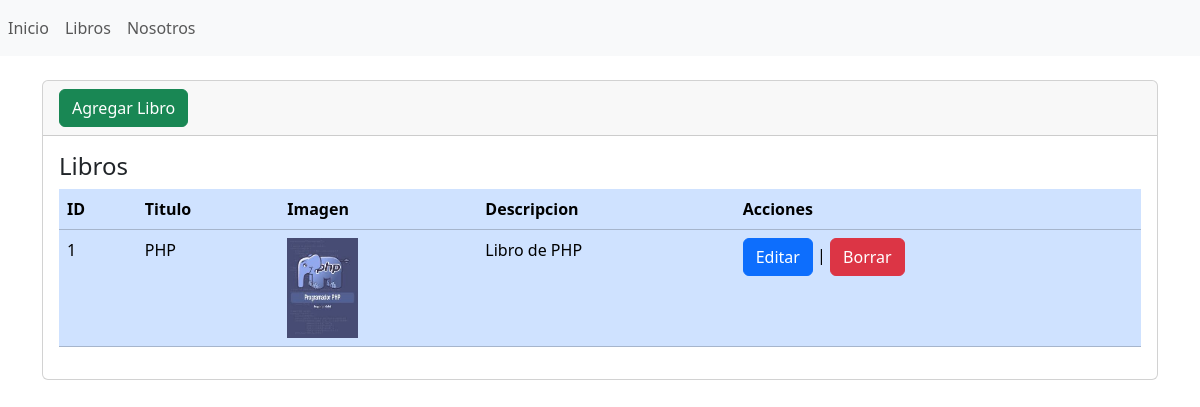
Page /libros on the earlier database version.
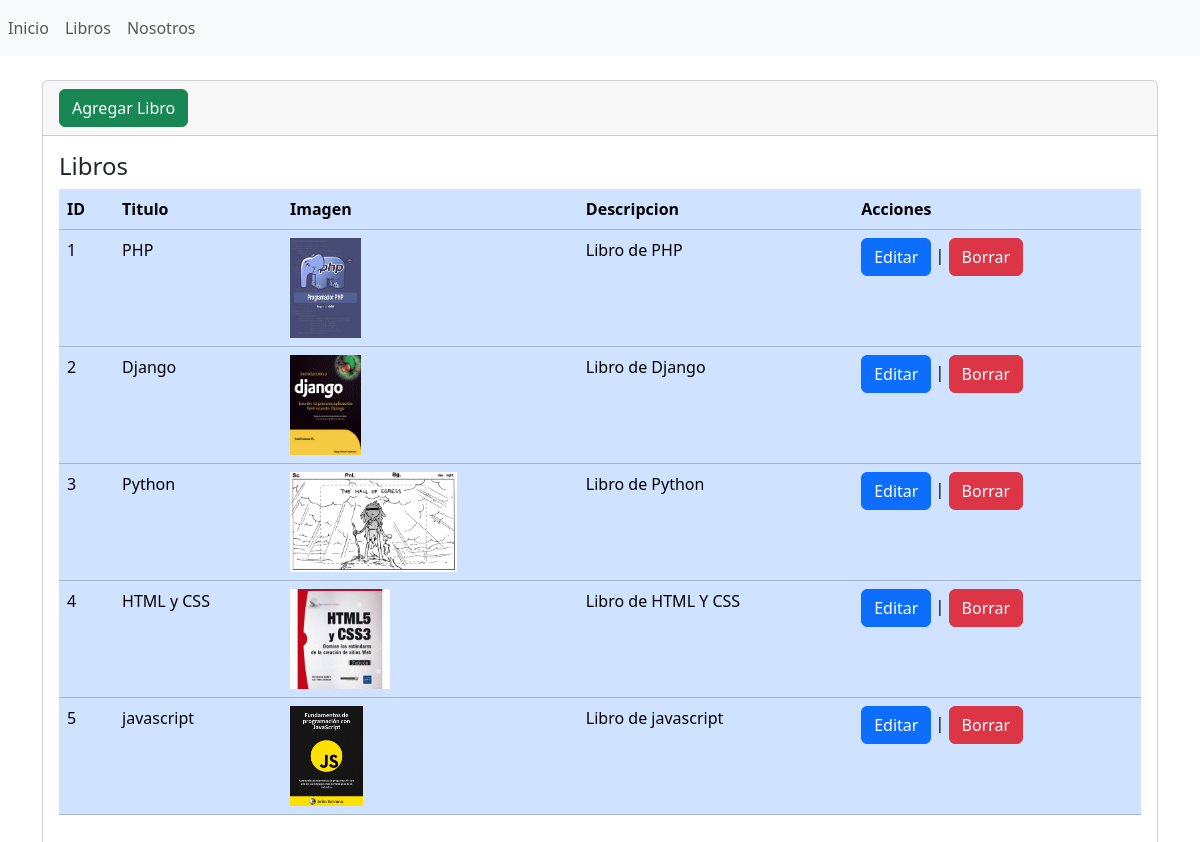
Same page on the later database version.
### libreria/models.py (models this page shows, shortened)
class Libro(models.Model):
    id=models.AutoField(primary_key=True)
    titulo = models.CharField(max_length=100,verbose_name='Titulo')
    imagen = models.ImageField(upload_to='imagenes/', verbose_name='Imagen', null=True)
    descripcion=models.TextField(null=True,verbose_name='Descripcion')

### libreria/views.py (the view)
# urls.py: path('libros',views.libros, name='libros'),
def libros(request):
    libros = Libro.objects.all()
    return render(request, 'libros/index.html',{'libros':libros})

### libreria/templates/libros/index.html (shortened to what this page needs)
{% extends "base.html" %}
{% block contenido %}
<div class="card">
    <div class="card-header">
        <a
            name=""
            id=""
            class="btn btn-success"
            href="{% url 'crear' %}"
            role="button"
            >Agregar Libro</a
        >
    </div>
    <div class="card-body">
        <h4 class="card-title">Libros</h4>
        <div
            class="table-responsive"
        >
            <table
                class="table table-primary"
            >
                <thead>
                    <tr>
                        <th scope="col">ID</th>
                        <th scope="col">Titulo</th>
                        <th scope="col">Imagen</th>
                        <th scope="col">Descripcion</th>
                        <th scope="col">Acciones</th>
                    </tr>
                </thead>
                <tbody>
                    {% for libro in libros %}
                    <tr class="">
                        <td>{{ libro.id }}</td>
                        <td>{{ libro.titulo }}</td>
                        <td>
                            <img src="{{ libro.imagen.url }}" height="100">
                        </td>
                        <td>{{ libro.descripcion }}</td>
                        <td> <a
                            name=""
                            id=""
                            class="btn btn-primary"
                            href="{% url 'editar' libro.id %}"
                            role="button"
                            >Editar</a>
                          |
                          <a
                            name=""
                            id=""
                            class="btn btn-danger"
                            href="{% url 'eliminar' libro.id %}"
                            role="button"
                            >Borrar</a>
                        </td>
                    </tr>
                    {% endfor %}
                </tbody>
            </table>
        </div>
    </div>
</div>
{% endblock %}

### libreria/templates/base.html (shortened to what this page needs)
{% load static %}
<!doctype html>
<html lang="en">
    <head>
        <link
            href="https://cdn.jsdelivr.net/npm/bootstrap@5.3.2/dist/css/bootstrap.min.css"
            rel="stylesheet"
        />
    </head>
    <body>
        <nav class="navbar navbar-expand navbar-light bg-light">
            <div class="nav navbar-nav">
                <a class="nav-item nav-link" href="{% url 'inicio' %}">Inicio</a>
                <a class="nav-item nav-link" href="{% url 'libros' %}">Libros</a>
                <a class="nav-item nav-link" href="{% url 'nosotros' %}">Nosotros</a>
            </div>
        </nav>
        <div class="container">
            <div class="row">
                <div class="col-12">
                    <br/>
                    {% block contenido %}  {% endblock %}
                </div>
            </div>
        </div>
    </body>
</html>

Differences in the rows shown:
added Libro: id "2", titulo "Django", imagen (picture), descripcion "Libro de Django"
added Libro: id "3", titulo "Python", imagen (picture), descripcion "Libro de Python"
added Libro: id "4", titulo "HTML y CSS", imagen (picture), descripcion "Libro de HTML Y CSS"
added Libro: id "5", titulo "javascript", imagen (picture), descripcion "Libro de javascript"
